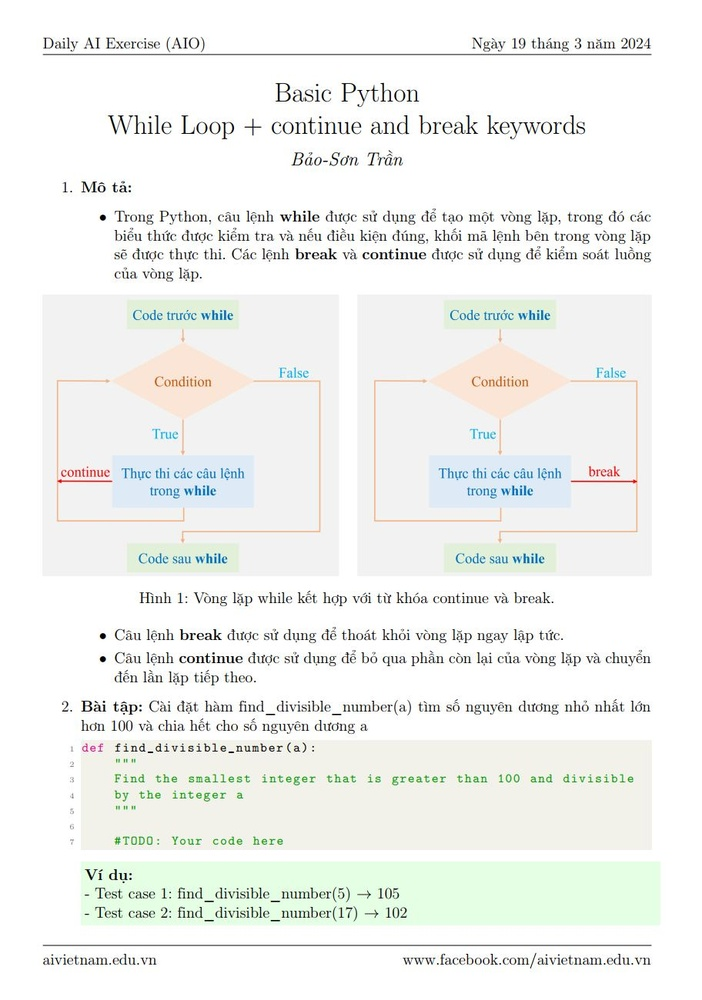
#> input picture Day 22/2.jpg, 702 x 1000 px, shrunk from 912 x 1300 before the run, found by its file name
$ jupyter execute --allow-errors 'Python D34.ipynb'
#> lines starting #> are read from the running program, lines starting #| are printed output that depends on the picture
[cell 1]
from google.colab import drive
#> (the rest of this cell did not finish here and is left out)

[cell 2]
import cv2
import matplotlib.pyplot as plt

[cell 3]
img = cv2.imread('/content/drive/MyDrive/data/data set/2.jpg', 0)
#> img: shape (1000, 702); min 0, max 255, mean 242.5
plt.imshow(img)
plt.title('Original')
plt.show()

img_filtered_1 = cv2.GaussianBlur(img, (5,5), 2.5)
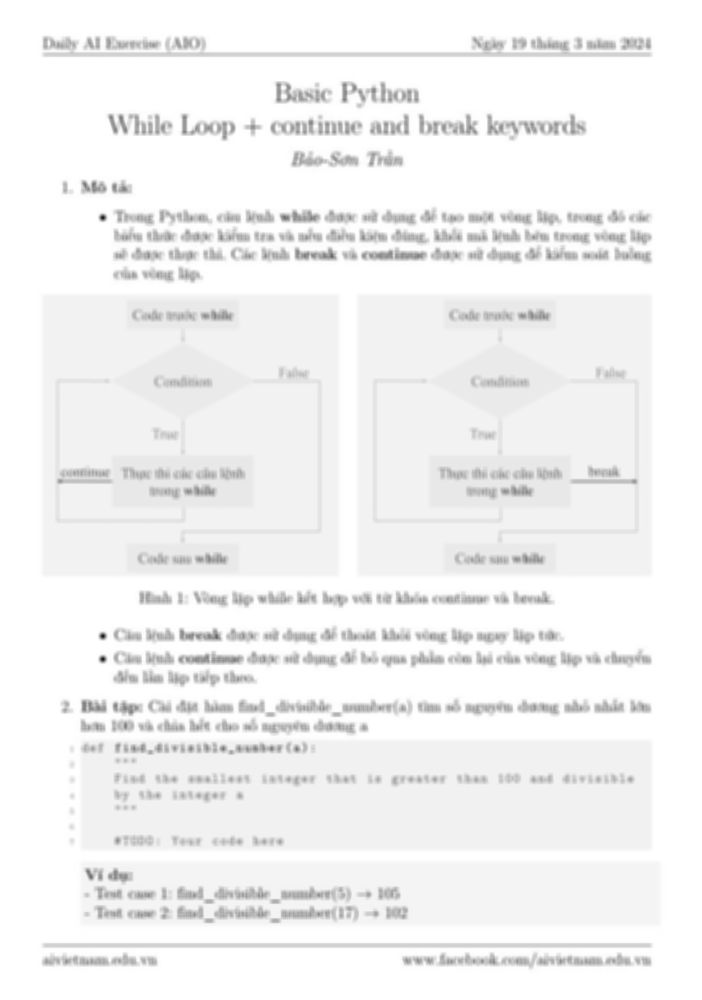
#> img_filtered_1: shape (1000, 702); min 22, max 255, mean 242.5
plt.imshow(img_filtered_1)
plt.title('Sigma=2.5')
plt.show()

img_filtered_2 = cv2.GaussianBlur(img, (5,5), 5.0)
plt.imshow(img_filtered_2)
plt.title('Sigma=5.0')
plt.show()

img_filtered_3 = cv2.GaussianBlur(img, (5,5), 10.0)
plt.imshow(img_filtered_3)
plt.title('Sigma=10.0')
plt.show()


$ run again, with Day 22/1.jpg copied over Day 22/2.jpg
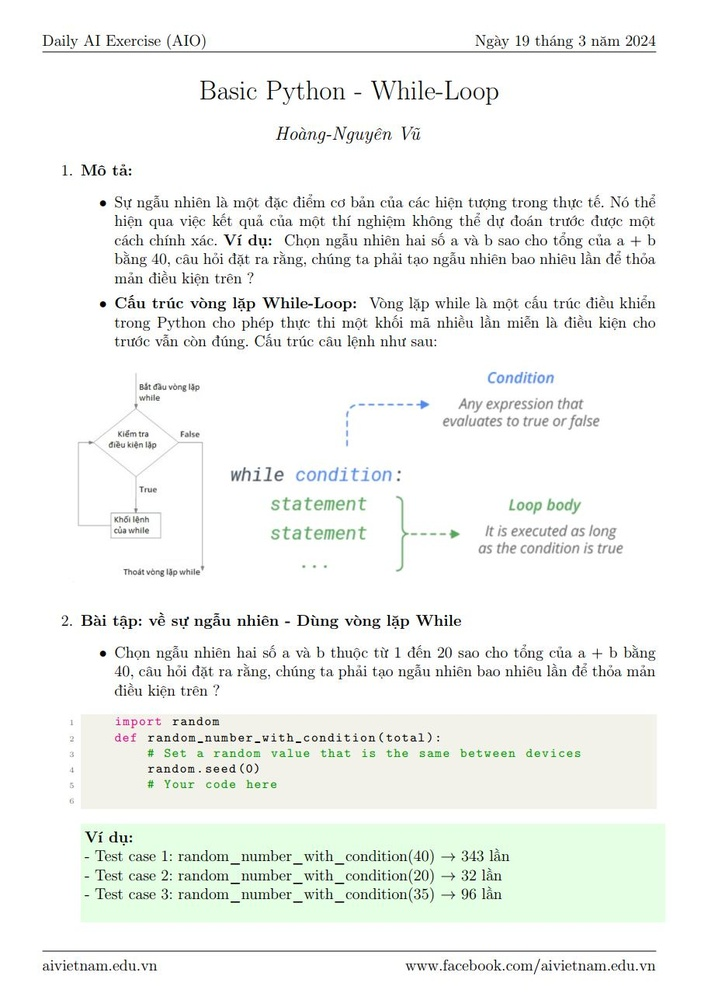
#> input picture Day 22/1.jpg, 701 x 1000 px, shrunk from 903 x 1288 before the run, found by its file name
#> `img_filtered_1 = cv2.GaussianBlur(img, (5,5), 2.5)`:
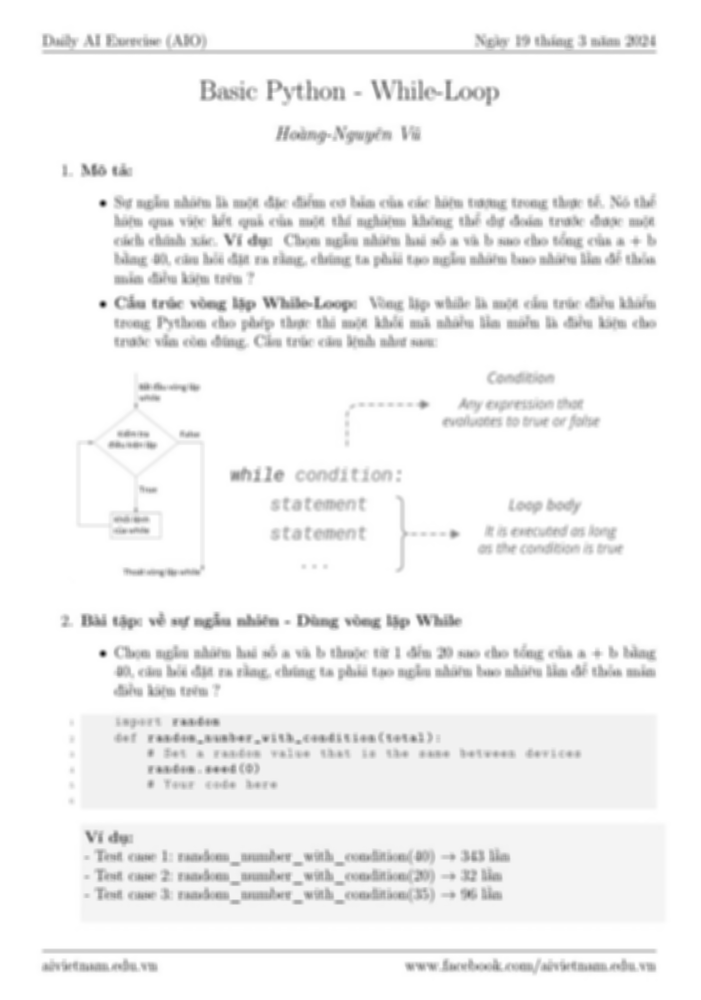
#> img_filtered_1: shape (1000, 701); min 24, max 255, mean 244.3

$ run again, with Day 22/3.jpg copied over Day 22/2.jpg
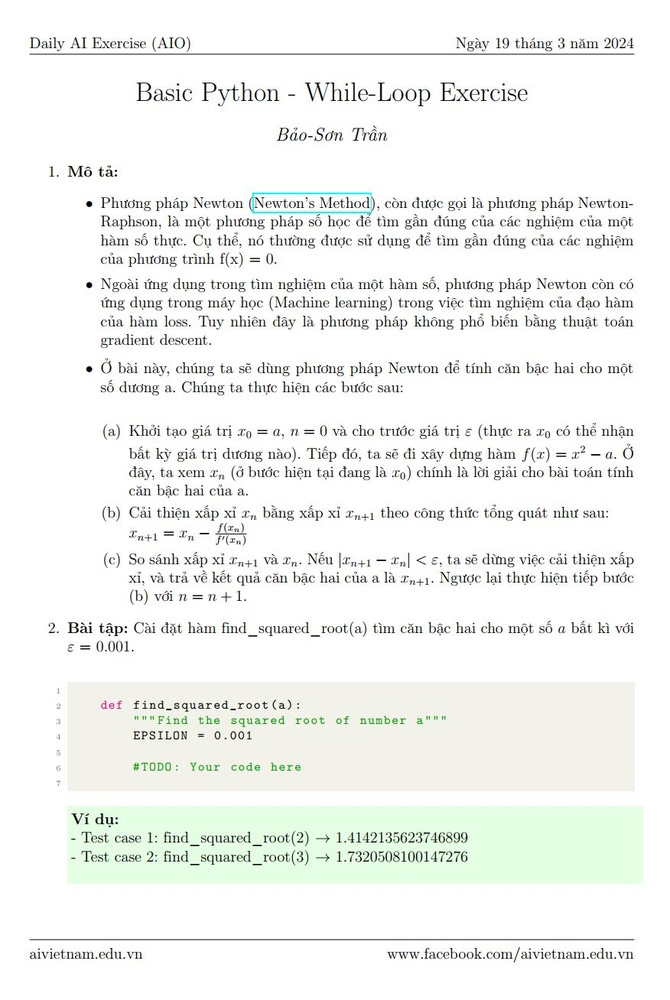
#> input picture Day 22/3.jpg, 670 x 1000 px, shrunk from 876 x 1308 before the run, found by its file name
#> `img_filtered_1 = cv2.GaussianBlur(img, (5,5), 2.5)`:
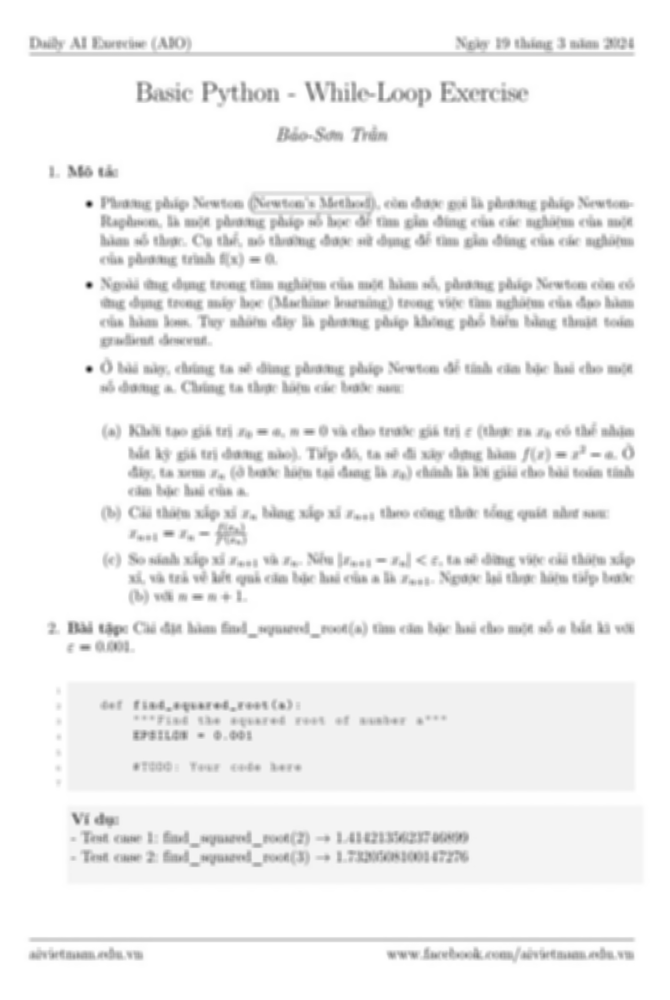
#> img_filtered_1: shape (1000, 670); min 24, max 255, mean 243.2
